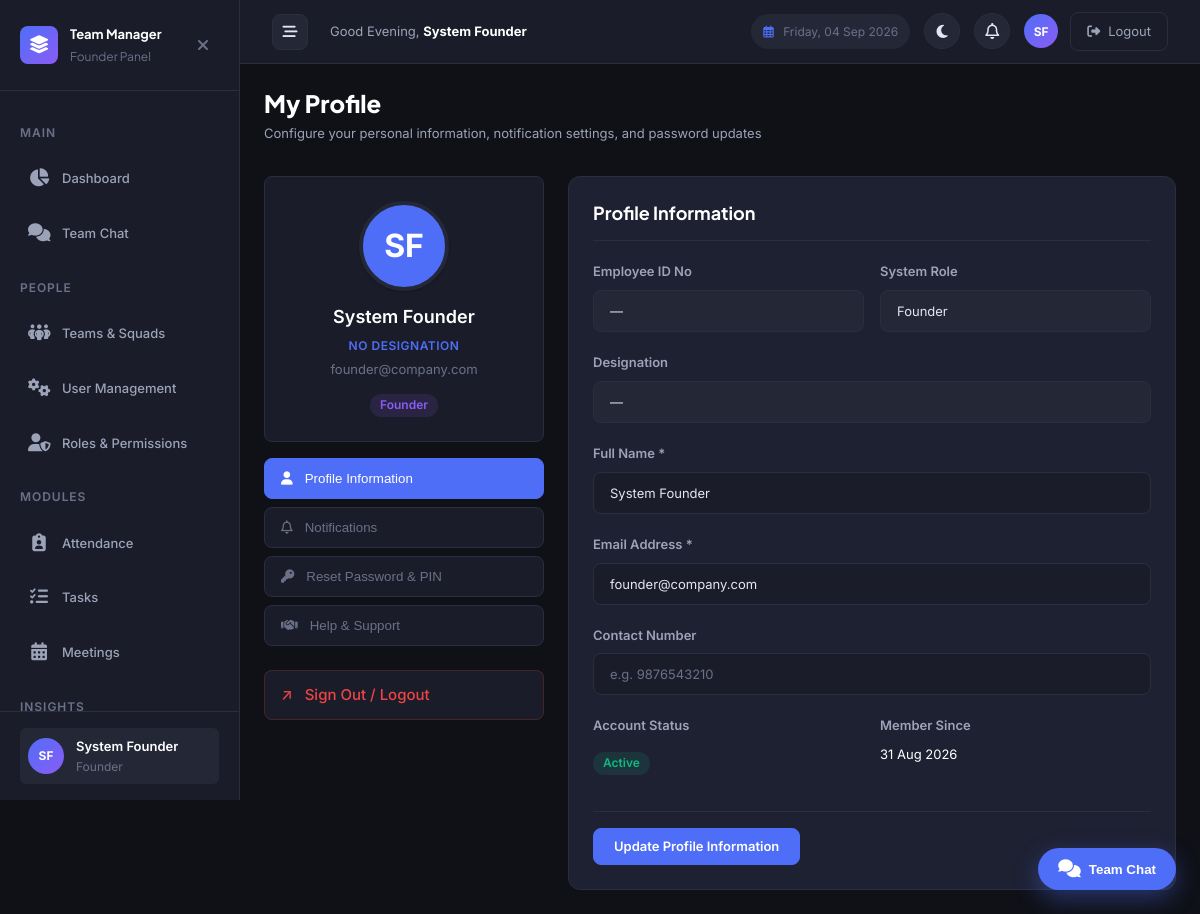
The app's page /profile.php (signed in) with its own data.
### tables this page shows
CREATE TABLE `users` (
  `id` int NOT NULL AUTO_INCREMENT,
  `employee_id` varchar(50) DEFAULT NULL,
  `name` varchar(100) NOT NULL,
  `email` varchar(150) NOT NULL,
  `contact_no` varchar(20) DEFAULT NULL,
  `designation` varchar(100) DEFAULT NULL,
  `joining_date` date DEFAULT NULL,
  `base_salary` decimal(10,2) NOT NULL DEFAULT '30000.00',
  `password` varchar(255) NOT NULL,
  `pin` varchar(255) DEFAULT NULL,
  `role` varchar(50) NOT NULL DEFAULT 'employee',
  `manager_id` int DEFAULT NULL,
  `status` enum('active','inactive') NOT NULL DEFAULT 'active',
  `created_at` timestamp NULL DEFAULT CURRENT_TIMESTAMP,
  `updated_at` timestamp NULL DEFAULT CURRENT_TIMESTAMP ON UPDATE CURRENT_TIMESTAMP,
  PRIMARY KEY (`id`),
  UNIQUE KEY `uk_email` (`email`),
  UNIQUE KEY `uk_employee_id` (`employee_id`),
  KEY `idx_role` (`role`),
  KEY `idx_manager_id` (`manager_id`),
  KEY `idx_status` (`status`),
  CONSTRAINT `fk_users_manager` FOREIGN KEY (`manager_id`) REFERENCES `users` (`id`) ON DELETE SET NULL ON UPDATE CASCADE
);

### profile.php (the view, shortened to what the rows shown need)
<?php
require_once __DIR__ . '/includes/functions.php';
require_once __DIR__ . '/includes/auth.php';
$db = getDB();
$userId = getUserId();
$activeTab = 'info';
$stmt = $db->prepare("SELECT * FROM users WHERE id = ?");
$stmt->execute([$userId]);
$user = $stmt->fetch();
include __DIR__ . '/includes/header.php';
?>
<div class="page-header">
    <div>
        <h1 class="page-title">My Profile</h1>
    </div>
</div>
<div class="profile-layout">
    <div>
        <div class="profile-card-large">
            <div class="profile-avatar-large"><?php echo e($userInitials); ?></div>
            <div class="profile-card-name"><?php echo e($user['name']); ?></div>
            <div style="font-size: var(--text-xs); color: var(--color-primary); margin-top: 4px; font-weight: 600; text-transform: uppercase; letter-spacing: 0.5px;"><?php echo e($user['designation'] ?: 'No Designation'); ?></div>
            <div class="profile-card-email" style="margin-top: 4px;"><?php echo e($user['email']); ?></div>
            <div class="profile-card-badge">
                <span class="badge <?php echo roleBadge($user['role']); ?>"><?php echo ucfirst(e($user['role'])); ?></span>
            </div>
        </div>
    </div>
    <div>
        <div id="tab-info" class="card profile-tab-content" style="<?php echo $activeTab === 'info' ? 'display: block;' : ''; ?>">
            <form method="POST" action="">
                <div class="form-row">
                    <div class="form-group">
                        <label class="form-label">Employee ID No</label>
                        <input type="text" class="form-input" disabled value="<?php echo e($user['employee_id'] ?: '—'); ?>" style="background-color: var(--color-bg-tertiary); cursor: not-allowed;">
                    </div>
                    <div class="form-group">
                        <label class="form-label">System Role</label>
                        <input type="text" class="form-input" disabled value="<?php echo ucfirst(e($user['role'])); ?>" style="background-color: var(--color-bg-tertiary); cursor: not-allowed;">
                    </div>
                </div>
                <div class="form-group">
                    <label class="form-label">Designation</label>
                    <input type="text" class="form-input" disabled value="<?php echo e($user['designation'] ?: '—'); ?>" style="background-color: var(--color-bg-tertiary); cursor: not-allowed;">
                </div>
                <div class="form-group">
                    <label class="form-label">Full Name *</label>
                    <input type="text" name="name" class="form-input" required value="<?php echo e(post('name', $user['name'])); ?>">
                </div>
                <div class="form-group">
                    <label class="form-label">Email Address *</label>
                    <input type="email" name="email" class="form-input" required value="<?php echo e(post('email', $user['email'])); ?>">
                </div>
                <div class="form-row">
                    <div class="form-group">
                        <label class="form-label">Account Status</label>
                        <span class="badge <?php echo userStatusBadge($user['status']); ?>" style="display: inline-block; margin-top: var(--space-2);"><?php echo ucfirst(e($user['status'])); ?></span>
                    </div>
                    <div class="form-group">
                        <label class="form-label">Member Since</label>
                        <div style="font-size: var(--text-sm); margin-top: var(--space-2); color: var(--color-text-white);">
                            <?php echo formatDate($user['created_at']); ?>
                        </div>
                    </div>
                </div>
            </form>
        </div>
    </div>
</div>
<?php include __DIR__ . '/includes/footer.php'; ?>

### includes/header.php (shortened to what the rows shown need)
<?php
$greeting = (date('H') < 12) ? 'Good Morning' : ((date('H') < 17) ? 'Good Afternoon' : 'Good Evening');
?>
<!DOCTYPE html>
<html lang="en" data-theme="dark">
<head>
    <link rel="stylesheet" href="https://cdnjs.cloudflare.com/ajax/libs/font-awesome/6.5.1/css/all.min.css" />
    <link rel="stylesheet" href="<?php echo BASE_URL; ?>/assets/css/style.css?v=<?php echo @filemtime(__DIR__ . '/../assets/css/style.css') ?: time(); ?>">
</head>
<body>
    <div class="app-layout">
        <?php include __DIR__ . '/sidebar.php'; ?>
        <div class="main-wrapper">
            <header class="top-header">
                <div class="header-left">
                    <div class="header-greeting">
                        <?php echo $greeting; ?>, <strong><?php echo e($currentUser['name'] ?? 'User'); ?></strong>
                    </div>
                </div>
                <div class="header-right" style="display: flex; align-items: center; gap: 14px;">
                    <div class="header-user-section">
                        <a href="<?php echo BASE_URL; ?>/profile.php" class="header-avatar" title="View Profile" style="text-decoration: none; color: #fff; display: flex; align-items: center; justify-content: center; font-weight: bold; background-color: var(--color-primary);"><?php echo e($userInitials); ?></a>
                        <a href="<?php echo BASE_URL; ?>/auth/logout.php" class="btn-logout" title="Logout">
                            <i class="fa-solid fa-right-from-bracket"></i> <span class="btn-logout-text">Logout</span>
                        </a>
                    </div>
                </div>
            </header>
            <main class="main-content fade-in">

### includes/sidebar.php (shortened to what the rows shown need)
<?php
$currentUser = getCurrentUser();
$userRole = $currentUser['role'] ?? '';
$userInitials = getInitials($currentUser['name'] ?? 'U');
?>
<aside class="sidebar" id="sidebar">
    <div class="sidebar-brand">
        <div class="sidebar-brand-text">
            Team Manager
            <span><?php echo ucfirst(e($userRole)); ?> Panel</span>
        </div>
    </div>
    <div class="sidebar-footer">
        <a href="<?php echo BASE_URL; ?>/profile.php" class="sidebar-user" style="text-decoration: none; display: flex; align-items: center; width: 100%; border-radius: var(--radius-sm); transition: background-color var(--transition-base); padding: var(--space-2);" onmouseover="this.style.backgroundColor='var(--color-bg-tertiary)'" onmouseout="this.style.backgroundColor='transparent'">
            <div class="sidebar-user-avatar"><?php echo e($userInitials); ?></div>
            <div class="sidebar-user-info">
                <div class="sidebar-user-name"><?php echo e($currentUser['name'] ?? 'User'); ?></div>
                <div class="sidebar-user-role"><?php echo ucfirst(e($userRole)); ?></div>
            </div>
        </a>
    </div>
</aside>

### records on screen
users: role "Founder", name "SF", name "System Founder", designation "NO DESIGNATION", email "founder@company.com", employee "—", designation "—", status "Active", created_at "31 Aug 2026"
